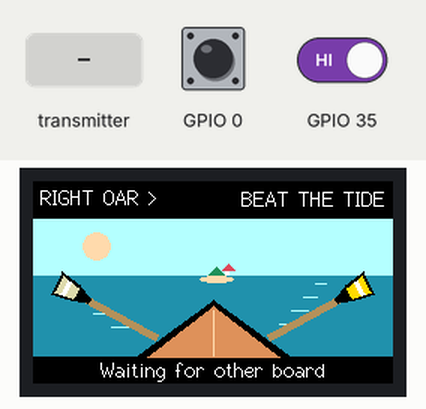
Recording of a sketch running on a simulated ESP32. Parts: 240×135 colour display. Inputs (shaded band) come from the test bench; at power-on: GPIO 35 HIGH, GPIO 0 HIGH. Random numbers use the default seed unless the sketch sets one.

Above: at 1.3 s.
1.4 s: the transmitter starts sending role = 0
At 2.0 s:
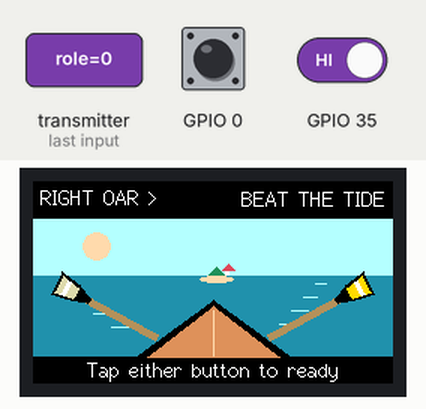
3.0 s: GPIO 35 driven LOW
At 4.4 s:
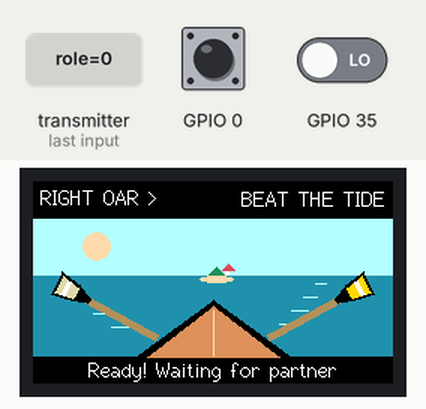
4.7 s: the transmitter starts sending magic = 0
At 6.6 s:
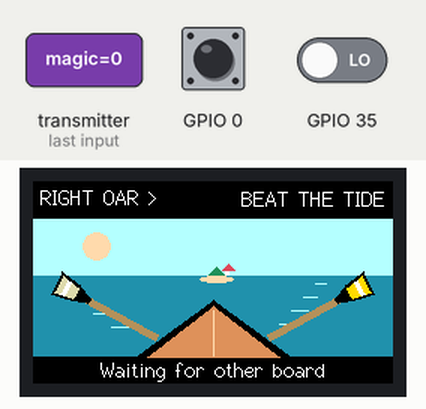
Timing chart, 0 to 8.1 s (numbered marks = the images above; inputs shaded):
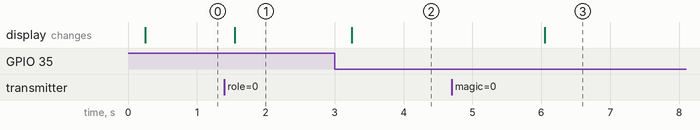

Measured:
- after the input at 1.4 s, the display: changes after 0.15 s (image 1)
- after the input at 3.0 s, the display: changes after 0.25 s (image 2)
- after the input at 4.7 s, the display: changes after 1.3 s (image 3)

The sketch:

RightOar.ino
```cpp
// Row Together: Beat the Tide. Based on Tiffany Tseng's Module 3 button masher.
#include <WiFi.h>
#include <esp_now.h>
#include <esp_arduino_version.h>
#include <TFT_eSPI.h>
const byte PLAYER = 1, TEAM = 73;
const int TARGET = 19, BEATS = 12, BEAT_MS = 1400, SYNC_MS = 180;
enum Phase : byte { READY, COUNTDOWN, ROWING, WON, LOST };
struct Msg {
  uint32_t magic = 0x52425735, session = 0, seq = 0, elapsed = 0;
  uint16_t target = TARGET;
  byte team = TEAM, role = PLAYER, phase = READY, beat = 0, score = 0,
       result = 0, ready = 0, moves = 0, singles = 0, replay = 0;
  int16_t tap = -1;
};
TFT_eSPI tft;
TFT_eSprite f(&tft);
QueueHandle_t inbox;
Msg state;
const byte broadcast[6] = {255, 255, 255, 255, 255, 255};
uint32_t lastRx = 0, lastTx = 0, seq = 0, remoteSeq = 0, start = 0, rxClock = 0,
         lastDraw = 0, edge = 0;
bool seen = false, myReady = false, theirReady = false, raw = false,
     stable = false, armed = false;
int myTap = -1, theirTap = -1;
bool scored = false;
void resetHost() {
  state = Msg();
  state.session = esp_random();
  start = millis();
  myReady = theirReady = scored = false;
  myTap = theirTap = -1;
  remoteSeq = 0;
}
#if ESP_ARDUINO_VERSION_MAJOR >= 3
void receive(const esp_now_recv_info_t *, const uint8_t *data, int len) {
#else
void receive(const uint8_t *, const uint8_t *data, int len) {
#endif
  if (len != sizeof(Msg))
    return;
  Msg p;
  memcpy(&p, data, len);
  if (p.magic == 0x52425735 && p.team == TEAM && p.role == 1 - PLAYER)
    xQueueOverwrite(inbox, &p);
}
void halt(const char *s) {
  tft.fillScreen(TFT_BLACK);
  tft.drawString(s, 4, 45, 2);
  for (;;)
    delay(500);
}
void setup() {
  pinMode(0, INPUT_PULLUP);
  pinMode(35, INPUT);
  tft.init();
  tft.setRotation(1);
  f.setColorDepth(8);
  if (!f.createSprite(240, 135))
    halt("Display memory error");
  inbox = xQueueCreate(1, sizeof(Msg));
  WiFi.mode(WIFI_STA);
  if (!inbox || esp_now_init() != ESP_OK ||
      esp_now_register_recv_cb(receive) != ESP_OK)
    halt("Radio setup failed");
  esp_now_peer_info_t peer = {};
  memcpy(peer.peer_addr, broadcast, 6);
  if (esp_now_add_peer(&peer) != ESP_OK)
    halt("Peer setup failed");
  if (!PLAYER)
    resetHost();
}
const uint16_t ink = 0x10E6, sky = 0xA71E, sea = 0x24D5, foam = 0xBFFF,
               sand = 0xF672, pine = 0x246C;
uint32_t swing[2] = {0, 0}, resultAt = 0;
bool swinging[2] = {false, false}, inResult = false, replayRequested = false;
uint8_t localMoves = 0, previousMoves = 0;
void sweep(int side, uint32_t now) {
  swing[side] = now;
  swinging[side] = true;
}
void oar(int side, uint32_t now) {
  int mirror = side ? 1 : -1;
  uint32_t age = now - swing[side];
  float pull = swinging[side] && age < 460 ? sinf(3.14159f * age / 460.f) : 0;
  float px = 120 + mirror * 62, py = 91, dx = mirror * (0.88f - 0.33f * pull),
        dy = -0.48f + 1.31f * pull;
  float len = sqrtf(dx * dx + dy * dy);
  dx /= len;
  dy /= len;
  auto point = [&](float d, float w, int &x, int &y) {
    x = px + d * dx - w * dy;
    y = py + d * dy + w * dx;
  };
  auto quad = [&](int a, int b, int wa, int wb, uint16_t c) {
    int x[4], y[4];
    point(a, -wa, x[0], y[0]);
    point(a, wa, x[1], y[1]);
    point(b, wb, x[2], y[2]);
    point(b, -wb, x[3], y[3]);
    f.fillTriangle(x[0], y[0], x[1], y[1], x[2], y[2], c);
    f.fillTriangle(x[0], y[0], x[2], y[2], x[3], y[3], c);
  };
  quad(-28, 32, 2, 2, 0xBC6C);
  quad(23, 34, 2, 6, ink);
  quad(34, 48, 6, 8, ink);
  quad(34, 46, 4, 6, side == PLAYER ? 0xFE27 : 0xC6B7);
  quad(40, 42, 5, 5, 0xFFFF);
}
void scene(uint32_t now) {
  int progress = min((int)state.score, TARGET), r = 8 + progress * 2;
  f.fillRect(0, 25, 240, 38, sky);
  f.fillCircle(42, 43, 9, sand);
  f.fillRect(0, 63, 240, 54, sea);
  f.fillTriangle(122 - r, 64, 122, 61 - r / 2, 122 + r, 64, pine);
  f.fillEllipse(122, 65, r + 3, 2 + r / 12, sand);
  int tower = 4 + progress / 3;
  f.fillRect(128, 63 - tower, 3 + progress / 6, tower, TFT_WHITE);
  f.fillTriangle(126, 63 - tower, 130 + progress / 12, 59 - tower,
                 134 + progress / 6, 63 - tower, 0xDAE8);
  for (int i = 0; i < 4; i++) {
    int y = 70 + i * 9;
    f.drawFastHLine(16 + i * 12, y, 10 + i * 3, foam);
    f.drawFastHLine(188 - i * 8, y - 2, 8 + i * 2, foam);
  }
  f.fillTriangle(68, 117, 120, 79, 172, 117, ink);
  f.fillTriangle(76, 117, 120, 83, 164, 117, 0xC4EE);
  f.drawLine(120, 86, 120, 116, sand);
  oar(0, now);
  oar(1, now);
}
void center(const String &s, int y, int font, uint16_t c) {
  f.setTextColor(c);
  f.drawCentreString(s, 120, y, font);
}
void confetti(uint32_t ms) {
  const uint16_t palette[] = {0xFE27, 0xF398, 0x4FFB, 0x8FED, TFT_WHITE};
  for (int i = 0; i < 48; i++) {
    int y = 25 + (i * 37 + ms / (12 + i % 9)) % 88;
    int x = (i * 67 + 8 + (int)(7 * sinf(ms * 0.003f + i))) % 240;
    if (x > 42 && x < 198 && y > 32 && y < 106)
      continue;
    f.fillRect(x, y, 2 + (i % 3), 2 + ((i + ms / 180) % 3), palette[i % 5]);
  }
}
void drawGame(bool linked, uint32_t elapsed) {
  uint32_t now = millis();
  f.fillSprite(ink);
  f.setTextColor(TFT_WHITE);
  f.drawString(PLAYER ? "RIGHT OAR >" : "< LEFT OAR", 5, 3, 2);
  if (state.phase == ROWING) {
    int remain = max(0, (BEATS - state.beat) * (BEAT_MS + 100) - (int)elapsed);
    char time[20];
    snprintf(time, sizeof time, "%d.%ds", remain / 1000, (remain % 1000) / 100);
    f.drawRightString(time, 236, 0, 4);
  } else
    f.drawRightString("BEAT THE TIDE", 235, 4, 2);
  scene(now);
  if (state.phase >= WON) {
    f.fillRoundRect(13, 32, 214, 77, 7, ink);
    if (state.phase == WON)
      confetti(now - resultAt);
    center(state.phase == WON ? "YOU WON!" : "TIME'S UP!", 36, 4,
           state.phase == WON ? 0x8FED : sand);
    center(state.phase == WON ? "Island reached together"
                              : "You lost this round",
           65, 2, TFT_WHITE);
    center(String(state.score) + " / " + String(TARGET) + " spaces", 88, 2,
           TFT_WHITE);
    if (now - resultAt >= 1200)
      center("Tap either board to race again", 118, 2, TFT_WHITE);
  } else if (state.phase == ROWING) {
    f.fillRoundRect(3, 29, 56, 18, 3, ink);
    f.setTextColor(TFT_WHITE);
    f.drawString(String(state.score) + "/" + String(TARGET), 8, 30, 2);
    center(state.result == 2 ? "IN SYNC  +2"
           : state.result == 1
               ? (state.singles == 3 ? "+1   Sync next!" : "PAIRED  +1")
           : state.singles == 3 ? (state.result == 3 ? "No point - sync to row"
                                                     : "Tap together for +2!")
           : myTap >= 0         ? "Stroke in"
                                : "ROW!   Tap once",
           118, 2, TFT_WHITE);
    int bar = 240 * (BEAT_MS - min((int)elapsed, BEAT_MS)) / BEAT_MS;
    f.fillRect(0, 114, bar, 3, sand);
  } else if (state.phase == COUNTDOWN) {
    f.fillRoundRect(88, 33, 64, 36, 5, ink);
    center(String(3 - min(2, (int)elapsed / 1000)), 37, 4, TFT_WHITE);
    center("Get ready to row", 118, 2, TFT_WHITE);
  } else
    center(!linked   ? "Waiting for other board"
           : myReady ? "Ready! Waiting for partner"
                     : "Tap either button to ready",
           118, 2, TFT_WHITE);
  f.pushSprite(0, 0);
}
void loop() {
  uint32_t now = millis();
  Msg p;
  if (xQueueReceive(inbox, &p, 0) == pdTRUE) {
    bool wasOffline = !seen || now - lastRx > 1500;
    seen = true;
    lastRx = now;
    if (PLAYER &&
        (p.session != state.session || wasOffline || p.seq > remoteSeq)) {
      if (p.session != state.session) {
        myReady = false;
        myTap = -1;
      }
      if (p.beat != state.beat || p.phase != state.phase)
        myTap = -1;
      if (p.phase == ROWING && p.session == state.session &&
          p.moves != previousMoves)
        sweep(0, now);
      previousMoves = p.moves;
      state = p;
      remoteSeq = p.seq;
      rxClock = now;
    } else if (!PLAYER && p.session == state.session) {
      if (state.phase >= WON && p.phase == state.phase && p.replay)
        replayRequested = true;
      if (state.phase == ROWING && p.phase == ROWING &&
          p.moves != previousMoves)
        sweep(1, now);
      previousMoves = p.moves;
      if (state.phase == READY && p.ready)
        theirReady = true;
      if (state.phase == ROWING && p.phase == ROWING && p.beat == state.beat &&
          p.tap >= 0 && p.tap < BEAT_MS && theirTap < 0)
        theirTap = p.tap;
    }
  }
  bool linked = seen && now - lastRx < 1500;
  bool down = !digitalRead(0) || !digitalRead(35), press = false;
  if (down != raw) {
    raw = down;
    edge = now;
  }
  if (now - edge >= 25) {
    if (!raw)
      armed = true;
    if (stable != raw) {
      stable = raw;
      press = stable && armed;
      if (stable)
        armed = false;
    }
  }
  uint32_t elapsed = PLAYER ? state.elapsed + (now - rxClock) : now - start;
  if (state.phase >= WON && !inResult) {
    inResult = true;
    resultAt = now;
    replayRequested = false;
  }
  if (state.phase < WON) {
    inResult = false;
    replayRequested = false;
  }
  if (press && linked) {
    if (inResult && now - resultAt >= 1200)
      replayRequested = true;
    if (state.phase == READY)
      myReady = true;
    else if (state.phase == ROWING) {
      sweep(PLAYER, now);
      localMoves++;
      if (myTap < 0 && elapsed < BEAT_MS)
        myTap = elapsed;
    }
  }
  if (!PLAYER) {
    if (state.phase >= WON && replayRequested && linked &&
        now - resultAt >= 1200) {
      resetHost();
      state.phase = COUNTDOWN;
      start = now;
    }
    if (!linked && (state.phase == COUNTDOWN || state.phase == ROWING))
      resetHost();
    if (state.phase == READY && linked && myReady && theirReady) {
      state.phase = COUNTDOWN;
      start = now;
    }
    if (state.phase == COUNTDOWN && now - start >= 3000) {
      state.phase = ROWING;
      start = now;
    }
    if (state.phase == ROWING) {
      if (!scored && myTap >= 0 && theirTap >= 0) {
        if (abs(myTap - theirTap) <= SYNC_MS) {
          state.score += 2;
          state.result = 2;
          state.singles = 0;
        } else if (state.singles < 3) {
          state.score++;
          state.singles++;
          state.result = 1;
        } else {
          state.result = 3; // Blocked pair: feedback only, no point.
        }
        scored = true;
        if (state.score >= TARGET)
          state.phase = WON;
      }
      // Brief radio grace: no new taps past the beat, but allow in-flight
      // packets.
      if (state.phase == ROWING && now - start >= BEAT_MS + 100) {
        if (state.beat + 1 >= BEATS)
          state.phase = LOST;
        else {
          state.beat++;
          start = now;
          myTap = theirTap = -1;
          scored = false;
          state.result = 0;
        }
      }
    }
    state.elapsed = now - start;
    elapsed = state.elapsed;
  }
  if (now - lastTx >= 30 || press) {
    Msg out = state;
    out.role = PLAYER;
    out.seq = ++seq;
    out.tap = myTap;
    out.ready = myReady;
    out.moves = localMoves;
    out.replay = replayRequested;
    esp_now_send(broadcast, (uint8_t *)&out, sizeof out);
    lastTx = now;
  }
  if (now - lastDraw >= 50) {
    drawGame(linked, elapsed);
    lastDraw = now;
  }
  delay(1);
}
```
